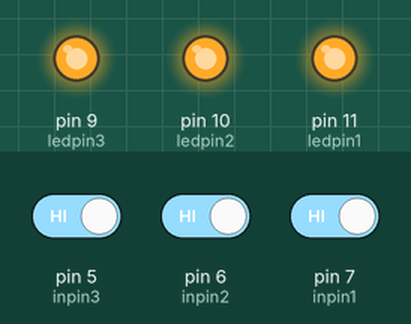
Recording of a sketch running on a simulated Arduino Uno, built with avr-gcc and run on an emulated ATmega328P. On the bench: output pins drawn as LEDs (lit = HIGH). Inputs (shaded band) come from the test bench; at power-on: pin 5 (inpin3) HIGH, pin 6 (inpin2) HIGH, pin 7 (inpin1) HIGH.

Above: at 1.2 s.
1.3 s: pin 5 (inpin3) driven LOW
At 2.2 s:
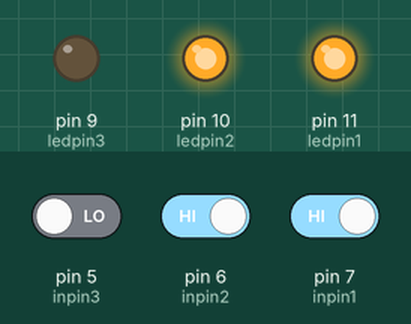
2.8 s: pin 6 (inpin2) driven LOW
At 3.4 s:
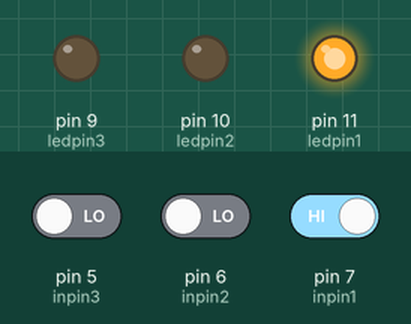
4.3 s: pin 7 (inpin1) driven LOW
At 5.5 s:
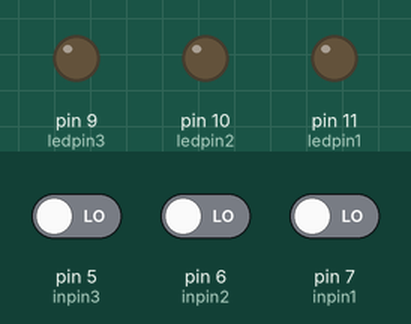
5.8 s: pin 5 (inpin3) driven HIGH
At 6.9 s:
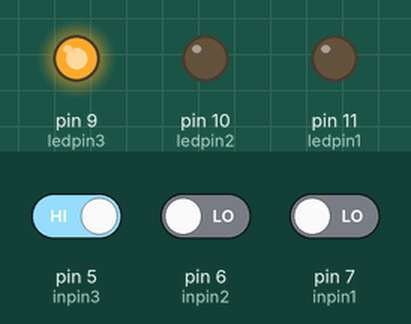
7.3 s: pin 6 (inpin2) driven HIGH
At 8.0 s:
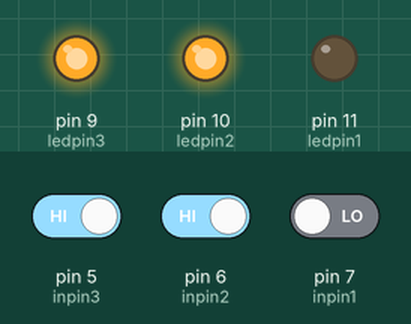
8.8 s: pin 5 (inpin3) driven LOW
At 9.1 s:
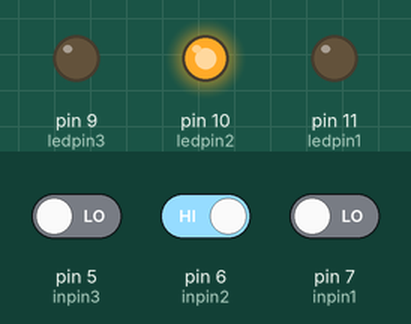
Timing chart, 0 to 11.3 s (numbered marks = the images above; inputs shaded):
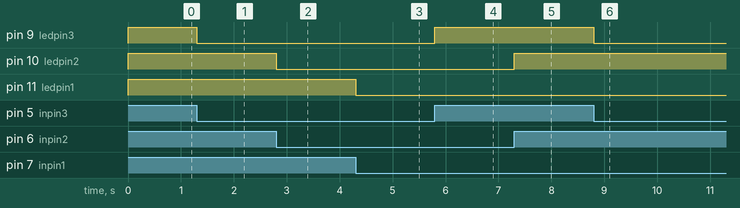

Measured:
- after the input at 1.3 s, pin 9 (ledpin3): HIGH → LOW at once
- after the input at 2.8 s, pin 10 (ledpin2): HIGH → LOW at once
- after the input at 4.3 s, pin 11 (ledpin1): HIGH → LOW at once
- after the input at 5.8 s, pin 9 (ledpin3): LOW → HIGH at once
- after the input at 7.3 s, pin 10 (ledpin2): LOW → HIGH at once
- after the input at 8.8 s, pin 9 (ledpin3): HIGH → LOW at once

The sketch:

led.ino
```cpp
#include <Arduino.h>

//Written by 23122609 姜祉延 H103

int ledpin1 = 11;
int inpin1 = 7;
int ledpin2 = 10;
int inpin2 = 6;
int ledpin3 = 9;
int inpin3 = 5;

int val1;
int val2;
int val3;

void setup()
{
    // put your setup code here, to run once:
    pinMode(ledpin1,OUTPUT);
    pinMode(inpin1,INPUT);
    pinMode(ledpin2,OUTPUT);
    pinMode(inpin2,INPUT);
    pinMode(ledpin3,OUTPUT);
    pinMode(inpin3,INPUT);
}

void loop()
{
    // put your main code here, to run repeatedly:
    val1 = digitalRead(inpin1);
    if (val1 == LOW)
        digitalWrite(ledpin1,LOW);
    else
        digitalWrite(ledpin1,HIGH);
    val2 = digitalRead(inpin2);
    if (val2 == LOW)
        digitalWrite(ledpin2,LOW);
    else
        digitalWrite(ledpin2,HIGH);
    val3 = digitalRead(inpin3);
    if (val3 == LOW)
        digitalWrite(ledpin3,LOW);
    else
        digitalWrite(ledpin3,HIGH);
}
```

motor_catch.cpp
```cpp
//
// Created by Jiang Zhiyan on 25-5-13.
//

#include <Arduino.h>
#include <Servo.h>

Servo baseServo;
Servo rArmServo;
Servo fArmServo;
Servo clawServo;

// Servo signal pins
const int basePin = 11;
const int rArmPin = 5;
const int fArmPin = 3;
const int clawPin = 6;


// Step delay for smooth movement (ms)
const int stepDelay = 20;
const int clawDelay = 50;

// Pick and place positions for transfer 1
const int basePick1 = 115;
const int fArmPick1 = 70;
const int rArmPick1 = 150;
const int clawPick1 = 102;
const int basePlace1 = 5;
const int fArmPlace1 = 20;
const int rArmPlace1 = 170;
const int clawPlace1 = 130;

// Pick and place positions for transfer 2
const int basePick2 = 145;
const int fArmPick2 = 70;
const int rArmPick2 = 150;
const int clawPick2 = 105;
const int basePlace2 = 30;
const int fArmPlace2 = 40;
const int rArmPlace2 = 155;
const int clawPlace2 = 120;

// Pick and place positions for transfer 3
const int basePick3 = 170;
const int fArmPick3 = 50;
const int rArmPick3 = 160;
const int clawPick3 = 103;
const int basePlace3 = 53;
const int fArmPlace3 = 50;
const int rArmPlace3 = 160;
const int clawPlace3 = 130;

void setup()
{
	baseServo.attach(basePin);
	rArmServo.attach(rArmPin);
	fArmServo.attach(fArmPin);
	clawServo.attach(clawPin);
	baseServo.write(90);
	fArmServo.write(90);
	rArmServo.write(90);
	clawServo.write(90);
	Serial.begin(9600);
}

void slowWrite(Servo &s, int target, int stepDelay) {
	int current = s.read();
	int step = (current < target) ? 1 : -1;
	for (int pos = current; pos != target; pos += step) {
		s.write(pos);
		delay(stepDelay);
	}
	s.write(target);
}

void loop()
{
	// Transfer 1
	// 1. Open claw.
	slowWrite(clawServo, 130, clawDelay);
	delay(200);
	// 2. Move to pick
	slowWrite(baseServo, basePick1, stepDelay);
	slowWrite(fArmServo, fArmPick1, stepDelay);
	slowWrite(rArmServo, rArmPick1, stepDelay);
	slowWrite(clawServo, clawPick1, clawDelay);
	delay(200);
	// 3. Lift fArm
	slowWrite(rArmServo, rArmPick1 - 20, stepDelay);
	// 4. Move to place
	slowWrite(baseServo, basePlace1, stepDelay);
	slowWrite(fArmServo, fArmPlace1, stepDelay);
	slowWrite(rArmServo, rArmPlace1, stepDelay);
	delay(200);
	// 5. Open claw to release
	slowWrite(clawServo, 130, clawDelay);
	// 6. Reset all to 90°
	slowWrite(rArmServo, 90, stepDelay);
	slowWrite(baseServo, 90, stepDelay);
	slowWrite(clawServo, 130, clawDelay);

	// Transfer 2
	// 2. Move to pick.
	slowWrite(baseServo, basePick2, stepDelay);
	slowWrite(fArmServo, fArmPick2, stepDelay);
	slowWrite(rArmServo, rArmPick2, stepDelay);
	slowWrite(clawServo, clawPick2, clawDelay);
	delay(200);
	// 3. Lift fArm
	slowWrite(rArmServo, rArmPick2 - 20, stepDelay);
	// 4. Move to place
	slowWrite(baseServo, basePlace2, stepDelay);
	slowWrite(fArmServo, fArmPlace2, stepDelay);
	slowWrite(rArmServo, rArmPlace2, stepDelay);
	delay(200);
	// 5. Open claw to release
	slowWrite(clawServo, 130, clawDelay);
	// 6. Reset all to 90°
	slowWrite(rArmServo, 90, stepDelay);
	slowWrite(baseServo, 90, stepDelay);
	slowWrite(clawServo, 130, clawDelay);
	// Transfer 3
	// 1. Open claw.
	slowWrite(clawServo, 130, clawDelay);
	// 2. Move to pick
	slowWrite(baseServo, basePick3, stepDelay);
	slowWrite(fArmServo, fArmPick3, stepDelay);
	slowWrite(rArmServo, rArmPick3, stepDelay);
	slowWrite(clawServo, clawPick3, clawDelay);
	delay(200);
	// 3. Lift fArm
	slowWrite(rArmServo, rArmPick3 - 20, stepDelay);
	// 4. Move to place
	slowWrite(baseServo, basePlace3, stepDelay);
	slowWrite(fArmServo, fArmPlace3, stepDelay);
	slowWrite(rArmServo, rArmPlace3, stepDelay);
	delay(200);
	// 5. Open claw to release
	slowWrite(clawServo, 130, clawDelay);
	// 6. Reset all to 90°

	slowWrite(rArmServo, 90, stepDelay);
	slowWrite(baseServo, 90, stepDelay);
	slowWrite(clawServo, 130, clawDelay);

	// Pause forever
	while (true)
	{
		delay(1000);
	}
}
```

motor_catch_debug.cpp
```cpp
//
// Created by Jiang Zhiyan on 25-5-9.
//

#include <Arduino.h>
#include <Servo.h>

// Servo objects for pick-and-place
Servo base, rArm, fArm, claw;

// Servo debug step and angle limits
const int step = 5;
const int baseMin = 0,   baseMax = 180;
const int rArmMin = 90,  rArmMax = 180;
const int fArmMin = 0,   fArmMax = 117;
const int clawMin = 81,  clawMax = 180;

// Helper to move a servo slowly to a target angle
void slowWrite(Servo &s, int target, int stepDelay) {
  int current = s.read();
  int step = (current < target) ? 1 : -1;
  for (int pos = current; pos != target; pos += step) {
    s.write(pos);
    delay(stepDelay);
  }
  s.write(target);
}
// Pick-and-place sequence angles (adjust as needed)
const int basePick   = 90;
const int rArmPick   = 90;
const int fArmPick   = 90;
const int clawClosed = 45;
const int baseDrop   = 0;
const int rArmDrop   = 45;
const int fArmDrop   = 45;
const int clawOpen   = 0;
// Perform pick-and-place with slow movements
void pickAndPlace() {
  slowWrite(base, basePick, 20);
  slowWrite(rArm, rArmPick, 20);
  slowWrite(fArm, fArmPick, 20);
  slowWrite(claw, clawClosed, 50);
  delay(500);
  slowWrite(base, baseDrop, 20);
  slowWrite(rArm, rArmDrop, 20);
  slowWrite(fArm, fArmDrop, 20);
  slowWrite(claw, clawOpen, 50);
}


/**
 *  11 Base
 *  5  rArm
 *  3  fArm
 *  6  claw

 */
void setup()
{
	base.attach(11);
	rArm.attach(5);
	fArm.attach(3);
	claw.attach(6);
	claw.write(90);
	Serial.begin(9600);
	Serial.println("Commands: B<angle>, R<angle>, F<angle>, C<angle> to move servos; P to pick and place");
}

void loop()
{
	if (Serial.available() > 0) {
     String cmd = Serial.readStringUntil('\n');
     char id = cmd.charAt(0);
     switch (id) {
       case 'B': case 'b': {
         int val = cmd.substring(1).toInt();
         if (cmd.charAt(1) == '+') {
           val = constrain(base.read() + step, baseMin, baseMax);
         } else if (cmd.charAt(1) == '-') {
           val = constrain(base.read() - step, baseMin, baseMax);
         } else {
           val = constrain(val, baseMin, baseMax);
         }
         slowWrite(base, val, 20);
         Serial.print("Base -> "); Serial.println(val);
         break;
       }
       case 'R': case 'r': {
         int val = cmd.substring(1).toInt();
         if (cmd.charAt(1) == '+') {
           val = constrain(rArm.read() + step, rArmMin, rArmMax);
         } else if (cmd.charAt(1) == '-') {
           val = constrain(rArm.read() - step, rArmMin, rArmMax);
         } else {
           val = constrain(val, rArmMin, rArmMax);
         }
         slowWrite(rArm, val, 20);
         Serial.print("rArm -> "); Serial.println(val);
         break;
       }
       case 'F': case 'f': {
         int val = cmd.substring(1).toInt();
         if (cmd.charAt(1) == '+') {
           val = constrain(fArm.read() + step, fArmMin, fArmMax);
         } else if (cmd.charAt(1) == '-') {
           val = constrain(fArm.read() - step, fArmMin, fArmMax);
         } else {
           val = constrain(val, fArmMin, fArmMax);
         }
         slowWrite(fArm, val, 20);
         Serial.print("fArm -> "); Serial.println(val);
         break;
       }
       case 'C': case 'c': {
         int val = cmd.substring(1).toInt();
         if (cmd.charAt(1) == '+') {
           val = constrain(claw.read() + step, clawMin, clawMax);
         } else if (cmd.charAt(1) == '-') {
           val = constrain(claw.read() - step, clawMin, clawMax);
         } else {
           val = constrain(val, clawMin, clawMax);
         }
         slowWrite(claw, val, 20);
         Serial.print("claw -> "); Serial.println(val);
         break;
       }
       case 'P': case 'p':
         pickAndPlace();
         Serial.println("Completed pick-and-place");
         break;
       default:
         Serial.println("Unknown command");
         break;
     }
     Serial.println("Enter command:");
   }
}
```

motorturn_tracking.cpp
```cpp
//
// Created by Jiang Zhiyan on 25-4-22.
//

#include <Arduino.h>

/**
 * A0  引脚连接OUT3
 * A1  引脚连接OUT4
 * A2  引脚连接OUT1
 * A3  引脚连接OUT2
 * 8  引脚连接IN1
 * 9  引脚连接IN2
 * 10 引脚连接IN3
 * 12 引脚连接IN4
 */
// 左电机前进控制引脚（连接到 IN2）
int Left_motor_go = A5;
// 右电机前进控制引脚（连接到 IN3）
int Right_motor_go = A4;
// 左电机后退控制引脚（连接到 IN1）
int Left_motor_back = 8;
// 右电机后退控制引脚（连接到 IN4）
int Right_motor_back = 12;
// 左循迹接收引脚 (连接到 OUT1)
const int Left_tracking = A2;
// 右循迹接收引脚 (连接到 OUT2)
const int Right_tracking = A3;
// 左避障接收引脚 (连接到 OUT4)
const int SensorLeft_2 = A1;
// 右避障接收引脚 (连接到 OUT3)
const int SensorRight_2 = A0;

/**
 * 设置所有电机控制引脚为输出模式
 */
void setup()
{
	pinMode(Left_motor_go, OUTPUT);
	pinMode(Right_motor_go, OUTPUT);
	pinMode(Left_motor_back, OUTPUT);
	pinMode(Right_motor_back, OUTPUT);
	pinMode(Left_tracking, INPUT);
	pinMode(Right_tracking, INPUT);
	pinMode(SensorLeft_2, INPUT);
	pinMode(SensorRight_2, INPUT);
}

/**
 * 控制电机运动的统一接口函数。
 * 可根据 action 参数决定前进、后退、旋转或刹车。
 *
 * @param action 动作类型：
 *               0 - 前进
 *               1 - 后退
 *               2 - 原地左转（左退右进）
 *               3 - 原地右转（左进右退/00？？
 *               4 - 绕左轮右转（只动右轮）
 *               5 - 绕右轮左转（只动左轮）
 *               6 - 刹车（停止）
 * @param speed_left 电机PWM速度（0~255）
 * @param speed_right 电机PWM速度（0~255）
 */
void move(int action, int speed_left, int speed_right)
{
	// 先全部关闭，避免冲突
	analogWrite(Left_motor_go, 0);
	digitalWrite(Left_motor_back, LOW);
	analogWrite(Right_motor_go, 0);
	digitalWrite(Right_motor_back, LOW);

	if (action == 0)
	{ // forward
		analogWrite(Left_motor_go, speed_left);
		digitalWrite(Left_motor_back, LOW);
		analogWrite(Right_motor_go, speed_right);
		digitalWrite(Right_motor_back, LOW);
	}
	// else if (action == 1)
	// { // backward
	// 	analogWrite(Left_motor_go, 0);
	// 	digitalWrite(Left_motor_back, HIGH);
	// 	analogWrite(Right_motor_go, 0);
	// 	digitalWrite(Right_motor_back, HIGH);
	// }
	else if (action == 2)
	{
		// left_backward
		analogWrite(Left_motor_go, 0);
		digitalWrite(Left_motor_back, HIGH);
		analogWrite(Right_motor_go, 0);
		digitalWrite(Right_motor_back, LOW);
	}
	// else if (action == 3) {// turn_right
	//     analogWrite(Left_motor_go, speed_left);
	//     analogWrite(Right_motor_back, speed_right);
	// }
	// else if (action == 4) {// pivot_left
	//     analogWrite(Right_motor_go, speed_right);
	// }
	// else if (action == 5) {// pivot_right
	//     analogWrite(Left_motor_go, speed_left);
	// }
	else if (action == 6)
	{
		// 停止刹车
	}
}

void loop()
{
	// 追迹逻辑
	int leftVal = digitalRead(Left_tracking);
	int rightVal = digitalRead(Right_tracking);

	// 读取避障传感器状态
	int obsLeft = digitalRead(SensorLeft_2);
	int obsRight = digitalRead(SensorRight_2);
	// 遇到障碍物掉头
	if (obsLeft == LOW && obsRight == LOW)
	{
		move(2, 0, 0);
		delay(280);
		move(6, 0, 0);
		delay(400);
		move(0, 0, 100);
		delay(570);
		move(6, 0, 0);
		delay(1000);
	}
	// else if (obsLeft == LOW && obsRight == HIGH)
	// {
	// 	// 左侧检测到障碍，右转
	//     move(0, 200, 0); // 如果左侧检测到障碍，执行右转调整
	// }
	// else if (obsLeft == HIGH && obsRight == LOW)
	// {
	// 	// 右侧检测到障碍，左转
	//     move(0, 0, 200); // 如果右侧检测到障碍，执行左转调整
	// }
	else
	{
		if (leftVal == LOW && rightVal == LOW)
		{
			// 两个传感器都在白色区域，直行
			move(0, 178, 160);
		}
		else if (leftVal == LOW && rightVal == HIGH)
		{
			// 左侧探测到白线，右转调整
			move(0, 40, 120);
			delay(3);
		}
		else if (leftVal == HIGH && rightVal == LOW)
		{
			// 右侧探测到白线，左转调整
			move(0, 120, 40);
			delay(3);
		}
	}
}
```

motorturn_withouttracking.cpp
```cpp
//
// Created by Jiang Zhiyan on 25-4-17.
//

#include <Arduino.h>

/**
 * 8  引脚连接IN1
 * 9  引脚连接IN2
 * 10 引脚连接IN3
 * 12 引脚连接IN4
 */

// 左电机前进控制引脚（连接到 IN2）
int Left_motor_go = 9;
// 右电机前进控制引脚（连接到 IN3）
int Right_motor_go = 10;
// 左电机后退控制引脚（连接到 IN1）
int Left_motor_back = 8;
// 右电机后退控制引脚（连接到 IN4）
int Right_motor_back = 12;

/**
 * 设置所有电机控制引脚为输出模式
 */
void setup()
{

	pinMode(Left_motor_go, OUTPUT);
	pinMode(Right_motor_go, OUTPUT);
	pinMode(Left_motor_back, OUTPUT);
	pinMode(Right_motor_back, OUTPUT);
}

/**
 * 控制电机运动的统一接口函数。
 * 可根据 action 参数决定前进、后退、旋转或刹车。
 *
 * @param action 动作类型：
 *               0 - 前进
 *               1 - 后退
 *               2 - 原地左转（左退右进）
 *               3 - 原地右转（左进右退/00？？
 *               4 - 绕左轮右转（只动右轮）
 *               5 - 绕右轮左转（只动左轮）
 *               6 - 刹车（停止）
 * @param time 动作持续时间，单位为 100 毫秒。例如 time = 5 表示 500ms。
 * @param speed_left 电机PWM速度（0~255）
 * @param speed_right 电机PWM速度（0~255）
 */
void move(int action, int speed_left, int speed_right)
{
	// 先全部关闭，避免冲突
	analogWrite(Left_motor_go, 0);
	digitalWrite(Left_motor_back, LOW);
	analogWrite(Right_motor_go, 0);
	digitalWrite(Right_motor_back, LOW);

	if (action == 0)
	{ // forward
		analogWrite(Left_motor_go, speed_left);
		digitalWrite(Left_motor_back, LOW);
		analogWrite(Right_motor_go, speed_right);
		digitalWrite(Right_motor_back, LOW);
	}
	// else if (action == 1) { // backward
	//     digitalWrite(Left_motor_go, LOW);
	//     analogWrite(Left_motor_back, speed_left);
	//     digitalWrite(Right_motor_go, LOW);
	//     analogWrite(Right_motor_back, speed_right);
	// }
	// else if (action == 2) { // turn_left
	//     analogWrite(Left_motor_back, speed_left);
	//     analogWrite(Right_motor_go, speed_right);
	// }
	// else if (action == 3) { // turn_right
	//     analogWrite(Left_motor_go, speed_left);
	//     analogWrite(Right_motor_back, speed_right);
	// }
	// else if (action == 4) { // pivot_left
	//     analogWrite(Right_motor_go, speed_right);
	// }
	// else if (action == 5) { // pivot_right
	//     analogWrite(Left_motor_go, speed_left);
	// }
	else if (action == 6)
	{
		// 停止刹车
	}
}

void loop()
{
	// 直行前进，初始进入S形路径
	move(0, 100, 100);
	delay(700);
	// move(6,0,0);
	// delay(500);

	// 左转弯，开始进入S形第一个弯道
	move(0, 120, 0);
	delay(410);

	// 再次直行，穿过S形路径的中间直道
	move(0, 100, 100);
	delay(2800);

	// 右转弯，进入S形路径第二个弯道
	move(0, 0, 120);
	delay(450);

	// 最后直行，完成S形路径
	move(0, 100, 100);
	delay(1200);

	// 停止，动作结束
	move(6, 0, 0);
	delay(1000000);
}
```
